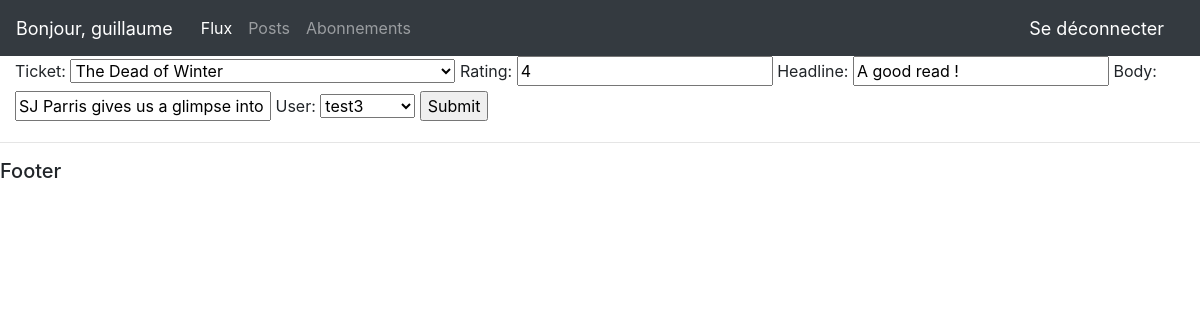
The app's page /update_review/3 (signed in), older data.
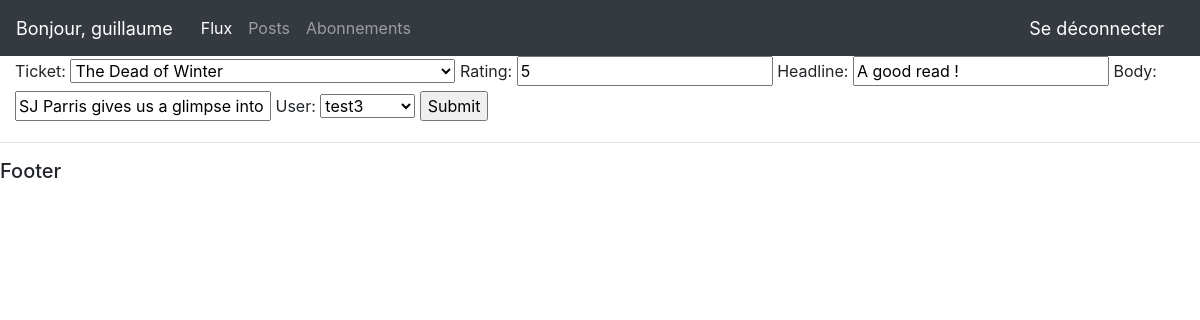
The same page, newer data.
### reviews/models.py (models this page shows, shortened)
class Review(models.Model):
    ticket = models.ForeignKey(to=Ticket, on_delete=models.CASCADE)
    rating = models.PositiveSmallIntegerField(
        validators=[MinValueValidator(0), MaxValueValidator(5)])
    headline = models.CharField(max_length=128)
    body = models.CharField(max_length=8192, blank=True)
    user = models.ForeignKey(
        to=settings.AUTH_USER_MODEL, on_delete=models.CASCADE)
    time_created = models.DateTimeField(auto_now_add=True)

### reviews/views.py (the view)
# urls.py: path('update_review/<str:pk>', views.updateReview, name='update_review'),
@login_required(login_url='login')
def updateReview(request, pk):
    review = Review.objects.get(pk=pk)
    form = ReviewForm(instance=review)
    if request.method == 'POST':
        form = ReviewForm(request.POST, instance=review)
        if form.is_valid():
            form.save()
            return redirect('/')
    context = {"form":form}
    return render(request, 'reviews/review_form.html', context)

### reviews/forms.py
class ReviewForm(ModelForm):
    class Meta:
        model = Review
        fields = '__all__'

### reviews/models.py (called while the page is built)
    def __str__(self):
        return self.title

### reviews/templates/reviews/review_form.html (shortened to what this page needs)
{% extends 'accounts/main.html'  %}
{% load static %}
{% block content %}
<form method="post" action="">
    {{form}}
    <input type="submit" name="Submit">
</form>
{% endblock %}

Row changes from the older to the newer data that the page shows:
changed Review "The Dead of Winter": rating "4" → "5"
